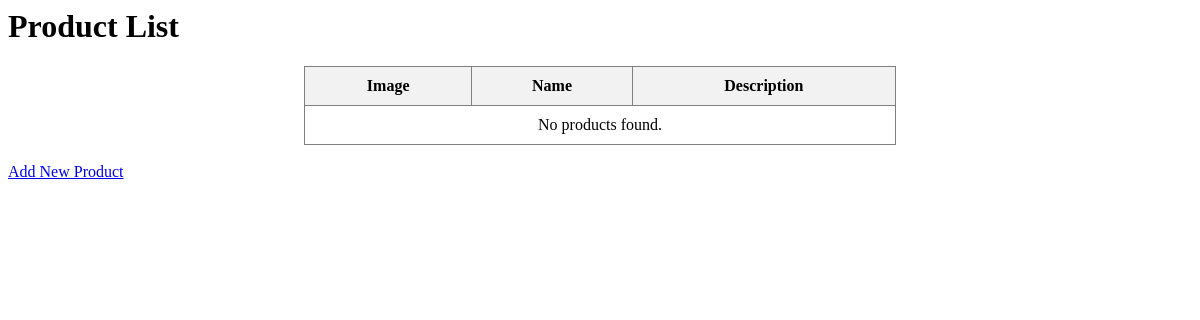
Page /books/products/ on the earlier database version.
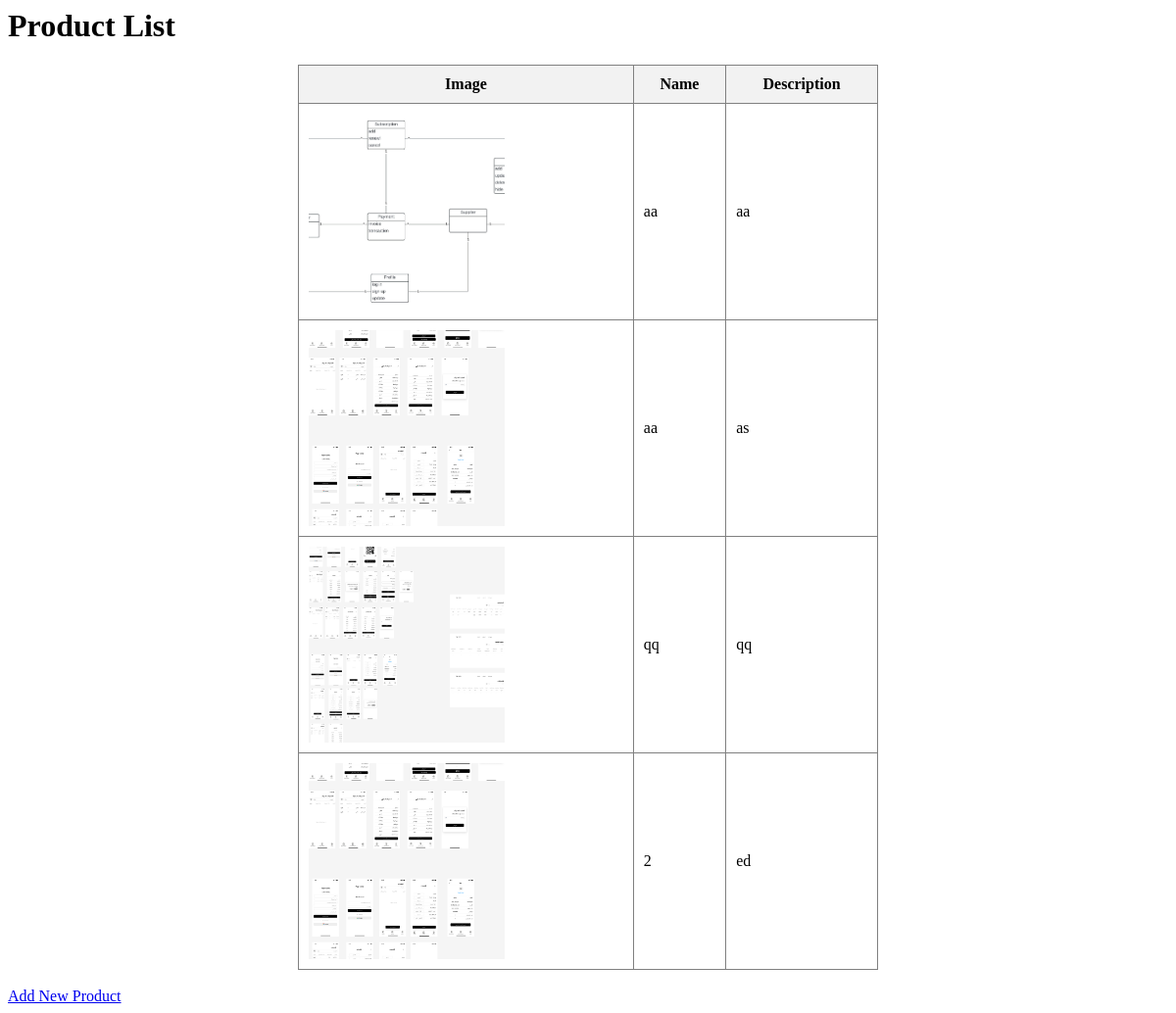
Same page on the later database version.
### apps/bookmodule/models.py (models this page shows, shortened)
class Product(models.Model):
    name = models.CharField(max_length=255)
    description = models.TextField()
    image = models.ImageField(upload_to='products/')

### apps/bookmodule/views.py (the view)
# urls.py: path('products/', views.product_list, name='product_list'),
def product_list(request):
    products = Product.objects.all()
    return render(request, 'bookmodule/product_list.html', {'products': products})

### apps/templates/bookmodule/product_list.html (shortened to what this page needs)
<h1>Product List</h1>
<div style="display: flex; justify-content: center; margin-top: 20px;">
<table border="1" cellpadding="10" cellspacing="0" style="width: 50%; border-collapse: collapse;">
    <thead style="background-color: #f2f2f2;">
        <tr>
            <th>Image</th>
            <th>Name</th>
            <th>Description</th>
        </tr>
    </thead>
    <tbody>
        {% for product in products %}
            <tr>
                <td>
                    <img src="{{ product.image.url }}" alt="{{ product.name }}" style="width: 200px; height: 200px; object-fit: cover;">
                <td>{{ product.name }}</td>
                <td>{{ product.description|truncatewords:10 }}</td>
            </tr>
        {% empty %}
            <tr>
                <td colspan="4" style="text-align: center;">No products found.</td>
            </tr>
        {% endfor %}
    </tbody>
</table>
</div>
<a href="{% url 'add_product' %}">
    Add New Product
</a>

Differences in the rows shown:
added Product: image (picture), name "aa", description "aa"
added Product: image (picture), name "aa", description "as"
added Product: image (picture), name "qq", description "qq"
added Product: image (picture), name "2", description "ed"
Other differences:
text no longer shown: "No products found."
